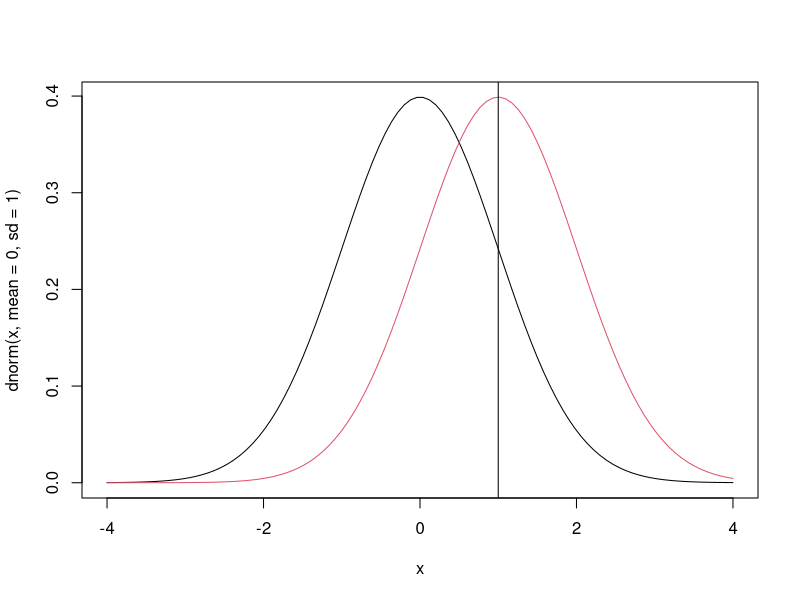
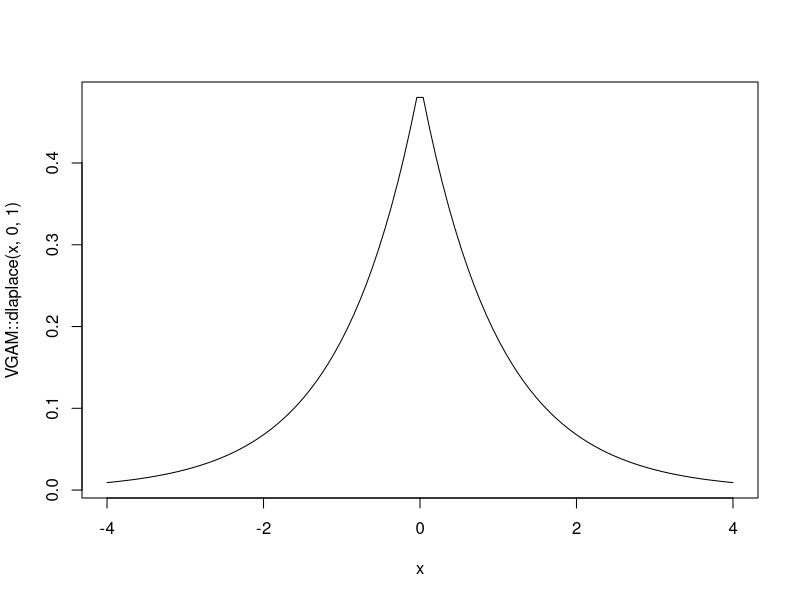
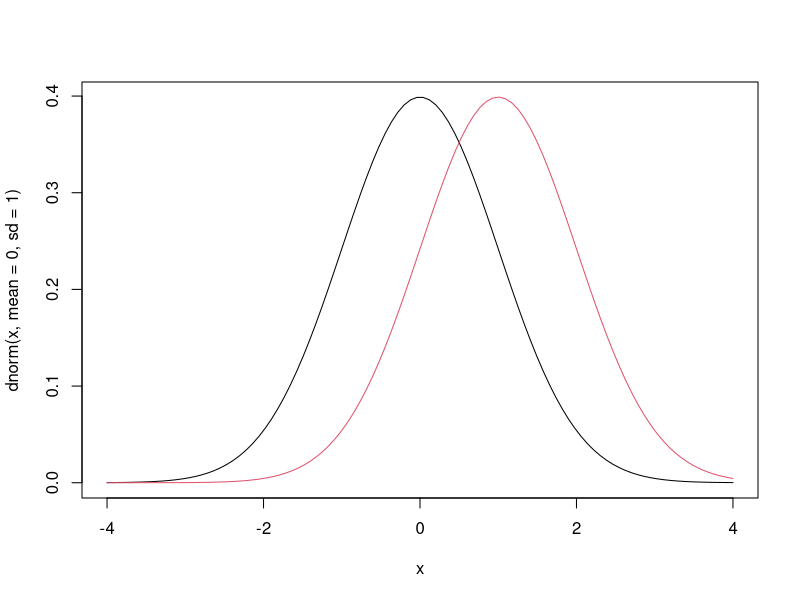
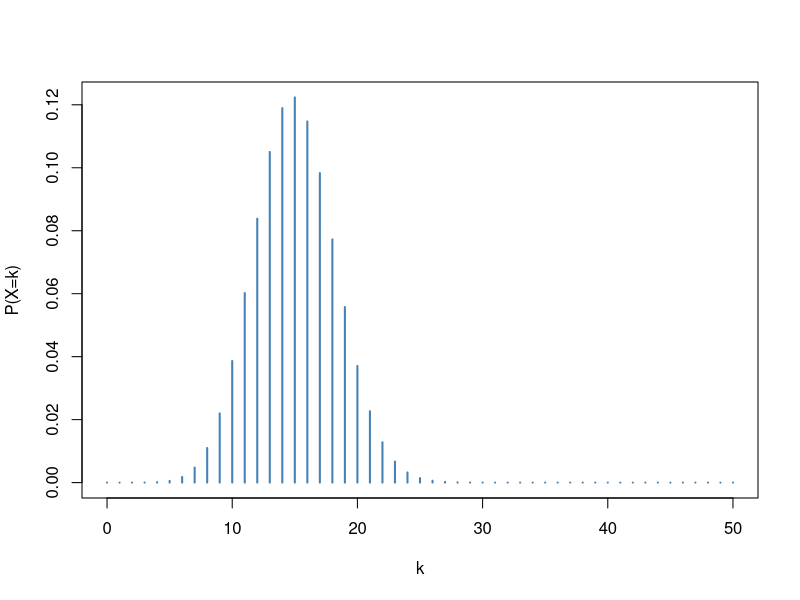
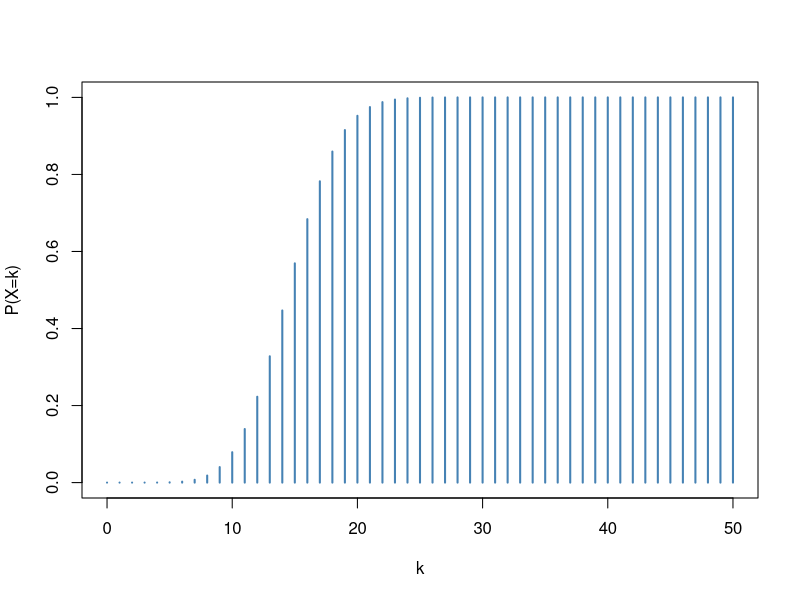
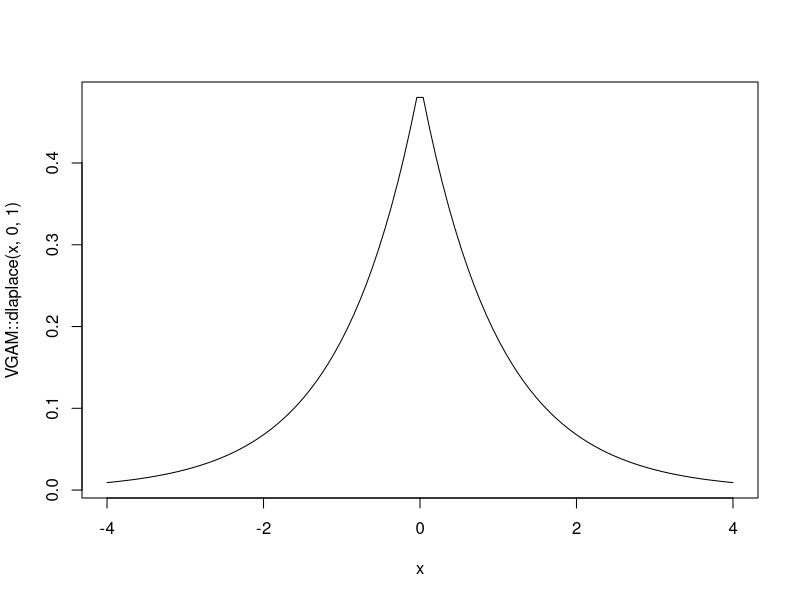
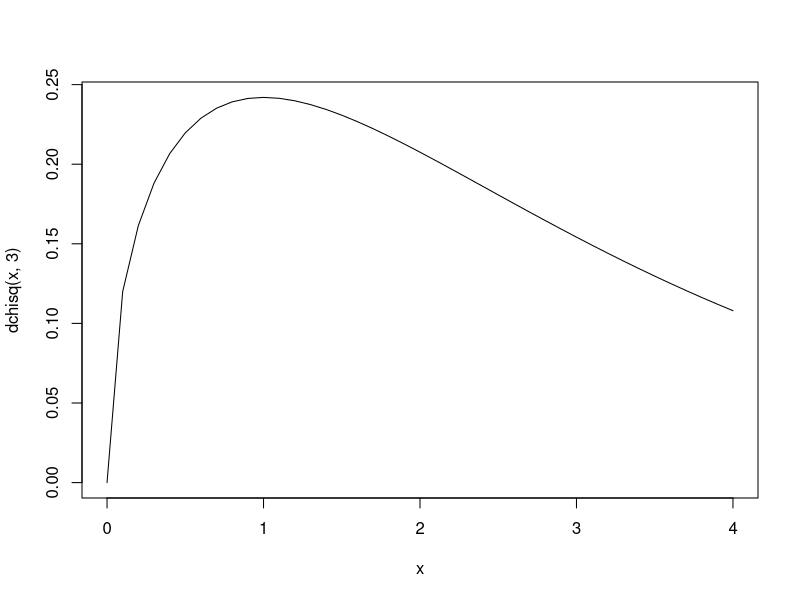
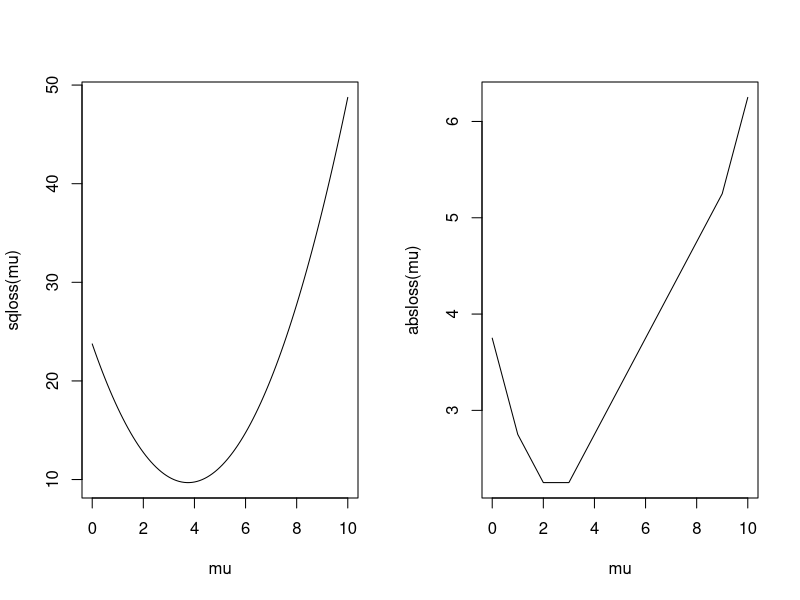

Write the R code that produced these figures, in order.
## ---- chunk 1
            knitr::knit_hooks$set(par = function(before, options, envir) {
  if (before && !is.null(options$par)) {
    par(options$par)
  }
})
knitr::opts_chunk$set(par = list(bty="l", pch=19))
            
## ---- chunk 2
x <- seq( -4, 4, length.out=100 ) 
plot( x, dnorm( x, mean=0, sd=1 ), type='l' )
lines( x, dnorm( x, mean=1, sd=1 ), col=2 )
abline( v = 1 )
## ---- chunk 3
x <- seq( -4, 4, length.out=100 ) 
plot( x, VGAM::dlaplace( x, 0, 1 ), type='l' )
## ---- chunk 4
x <- seq( -4, 4, length.out=100 ) 
plot( x, dnorm( x, mean=0, sd=1 ), type='l' )
lines( x, dnorm( x, mean=1, sd=1 ), col=2 )
## ---- chunk 5
rnorm( 1, mean=1, sd=1 )
## ---- chunk 6
rnorm( 10, mean=1, sd=1 )
## ---- chunk 7
any(rnorm( 10^6, mean=1, sd=1 )==0)
## ---- chunk 8
rbinom( 10, size=3, prob=0.5 )
## ---- chunk 9
dbinom( 2, size=3, prob=0.5 )
## ---- chunk 10
table( rbinom( 1000, size=3, prob=0.5 ) ) 
## ---- chunk 11
s <- rnorm( 1e6, 1, 1 )
## ---- chunk 12
mean( 0 <= s & s <= 1 )
## ---- chunk 13
pnorm( 1, 1, 1 )
## ---- chunk 14
pnorm( 1, 1, 1 ) - pnorm( 0, 1, 1 )
## ---- chunk 15
n <- 50; p <- 0.3; k <- 0:n
plot(k, dbinom(k,n,p), type="h", lwd=2, col="steelblue",
      xlab="k", ylab="P(X=k)")
## ---- chunk 16
n <- 50; p <- 0.3; k <- 0:n
plot(k, pbinom(k,n,p), type="h", lwd=2, col="steelblue",
      xlab="k", ylab="P(X=k)")
## ---- chunk 17
x <- seq( -4, 4, length.out=100 ) 
plot( x, VGAM::dlaplace( x, 0, 1 ), type='l' )
## ---- chunk 18
x <- seq(0,4,by=.1)
plot( x, dchisq( x, 3 ), t='l' )
## ---- chunk 19
x <- c( 1, 2, 3, 9 )
mu <- seq( 0, 10, by=.1 )
sqloss <- Vectorize( 
  function( mu ) mean( (x-mu)^2 ) )
absloss <- Vectorize( 
  function( mu ) mean( abs(x-mu) ) ) 
par( mfrow=c(1,2) )
plot( mu, sqloss(mu), type='l')
plot( mu, absloss(mu), type='l' )
